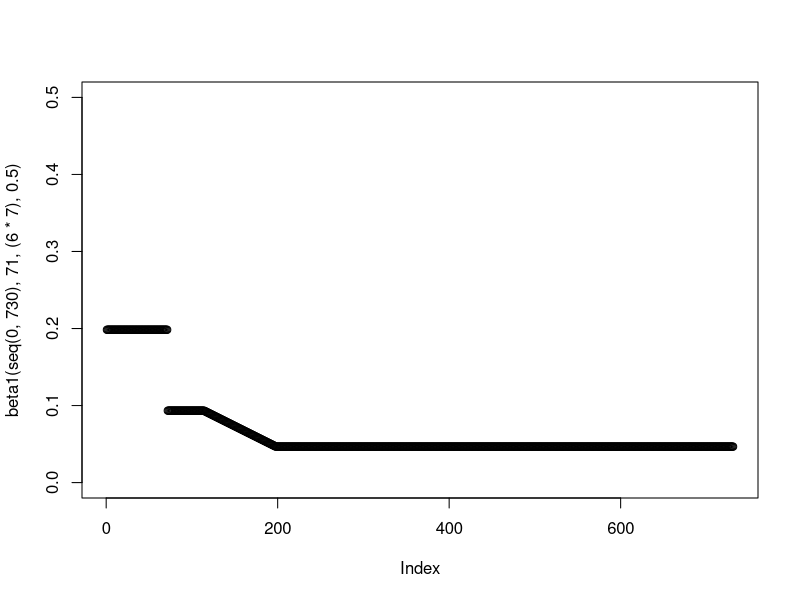
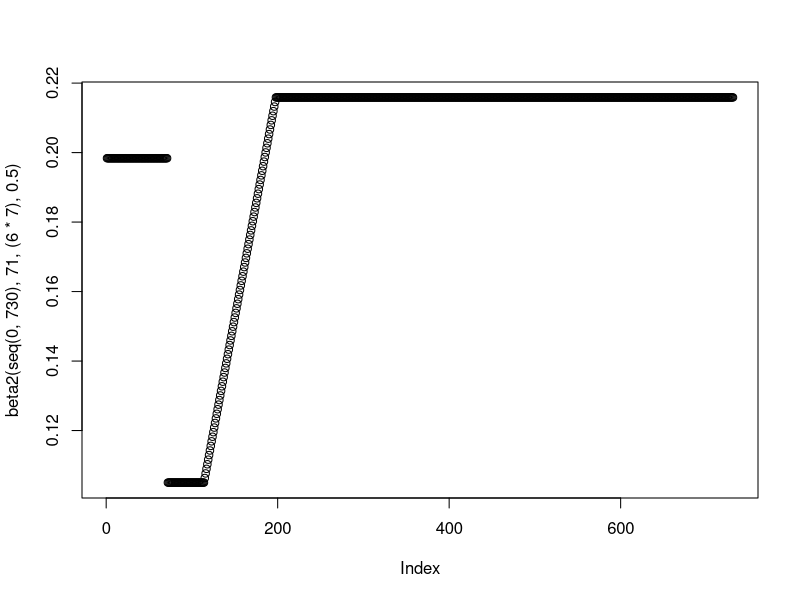
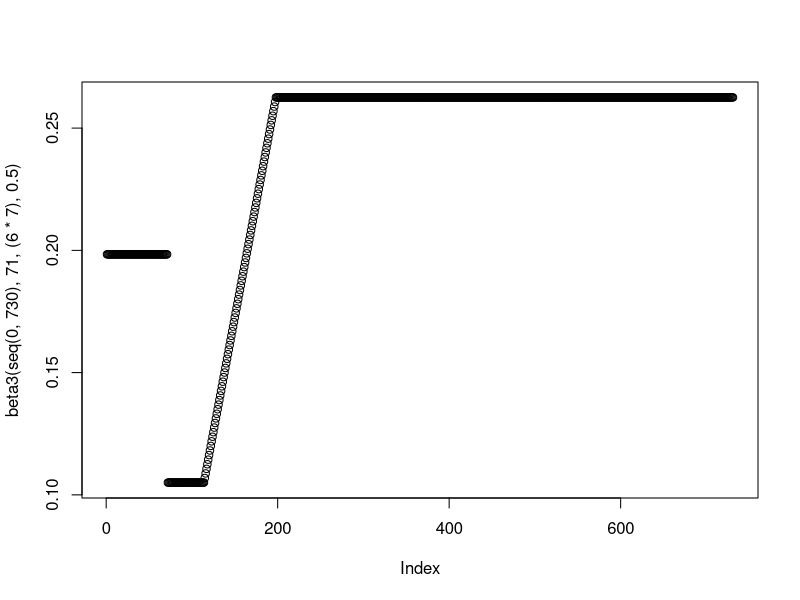
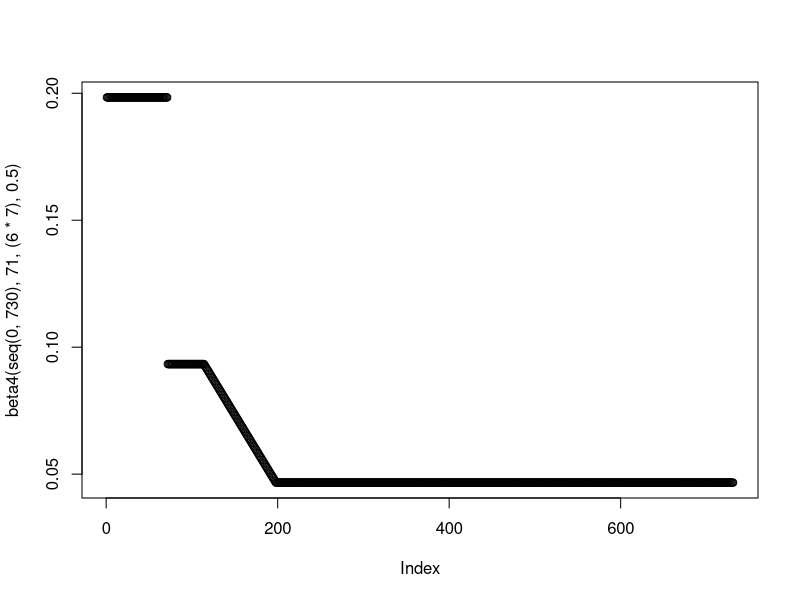
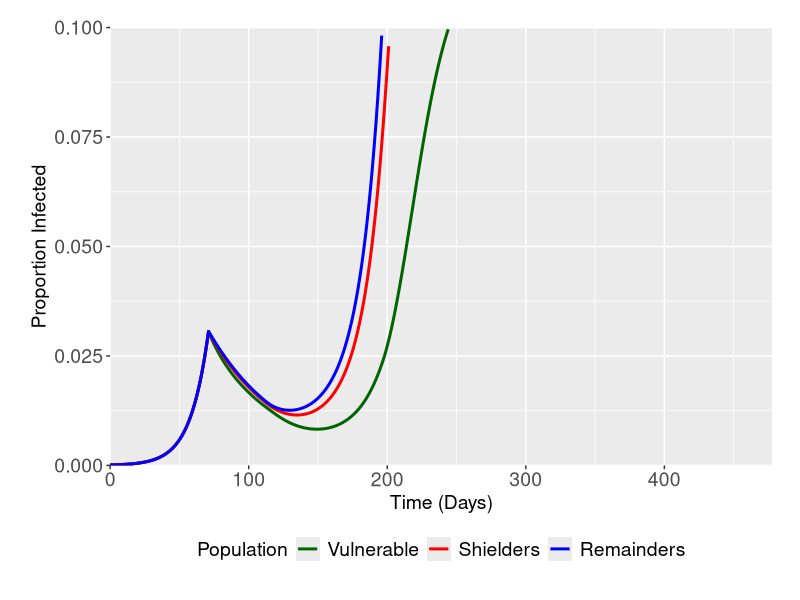
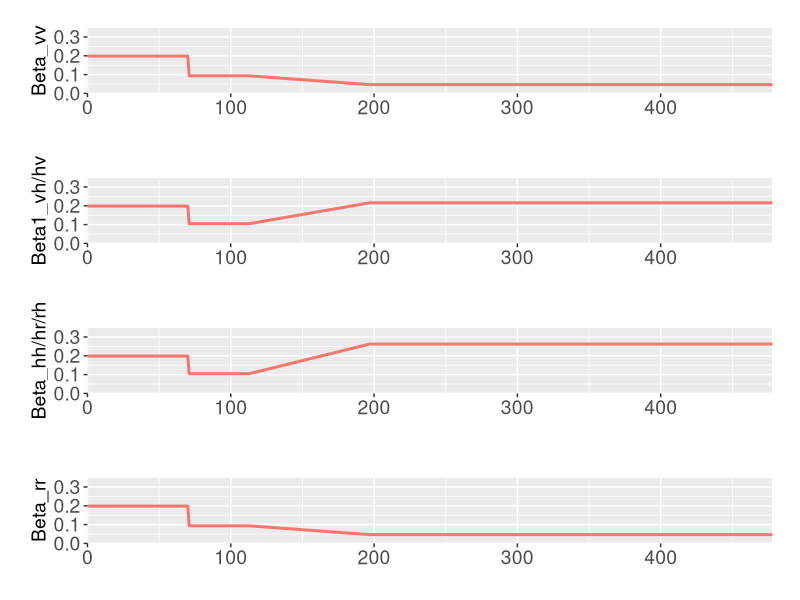

Write R code to recreate these figures, in order.
rm(list=ls())
library("deSolve"); library("ggplot2"); library("ggpubr"); library("reshape2"); library("dplyr"); library("RColorBrewer")

#### Model Functions ####

#Function for the generation time/(1/gamma) parameter
GenTime <- function(T2, R0) {
  G = T2 * ((R0-1)/log(2))
  return(G)
}

#Function to model intervention - currently set at baseline - added additional functionality to it
beta1 <- function(time, tstart1, tdur, scaling) {
  beta1_2 <- (0.8*(1/(GenTime(3.3,2.8))))*scaling
  betalin <- approxfun(x=c(tstart1+tdur, tstart1+tdur+(12*7)), y = c(0.8*(1/(GenTime(3.3,2.8))), beta1_2), method="linear", rule  =2)
  ifelse((time >= tstart1 & time <= tstart1+tdur), #Phase 2
         0.8*(1/(GenTime(3.3,2.8))),
         ifelse((time >= tstart1+tdur & time <= tstart1+tdur+(12*7)), #Phase 3
                betalin(time),
                ifelse((time >= tstart1+tdur+(12*7) & time <= 730),
                       beta1_2,
                       1.7*(1/(GenTime(3.3,2.8))))))}

plot(beta1(seq(0,730), 71, (6*7), 0.5), ylim = c(0,0.5))

beta2 <- function(time, tstart1, tdur, scaling) {
  beta1_2 <- (2.8*(1/(GenTime(3.3,2.8))) - ((2.8*(1/(GenTime(3.3,2.8))) - 0.9*(1/(GenTime(3.3,2.8))))*scaling))
  betalin <- approxfun(x=c(tstart1+tdur, tstart1+tdur+(12*7)), y = c(0.9*(1/(GenTime(3.3,2.8))), beta1_2), method="linear", rule  =2)
  ifelse((time >= tstart1 & time <= tstart1+tdur), #Phase 2
         0.9*(1/(GenTime(3.3,2.8))),
         ifelse((time >= tstart1+tdur & time <= tstart1+tdur+(12*7)), #Phase 3
                betalin(time),
                ifelse((time >= tstart1+tdur+(12*7) & time <= 730),
                       beta1_2,
                       1.7*(1/(GenTime(3.3,2.8))))))}

plot(beta2(seq(0,730), 71, (6*7), 0.5))

beta3 <- function(time, tstart1, tdur, scaling) {
  beta1_2 <- (2.8*(1/(GenTime(3.3,2.8))) - ((2.8*(1/(GenTime(3.3,2.8))) - 1.7*(1/(GenTime(3.3,2.8))))*scaling))
  betalin <- approxfun(x=c(tstart1+tdur, tstart1+tdur+(12*7)), y = c(0.9*(1/(GenTime(3.3,2.8))), beta1_2), method="linear", rule  =2)
  ifelse((time >= tstart1 & time <= tstart1+tdur), #Phase 2
         0.9*(1/(GenTime(3.3,2.8))),
         ifelse((time >= tstart1+tdur & time <= tstart1+tdur+(12*7)), #Phase 3
                betalin(time),
                ifelse((time >= tstart1+tdur+(12*7) & time <= 730),
                       beta1_2,
                       1.7*(1/(GenTime(3.3,2.8))))))}

plot(beta3(seq(0,730), 71, (6*7), 0.5))


beta4 <- function(time,tstart1,tdur,scaling) {
  beta1_2 <- (0.8*(1/(GenTime(3.3,2.8)))) *scaling
  betalin <- approxfun(x=c(tstart1+tdur, tstart1+tdur+(12*7)), y = c(0.8*(1/(GenTime(3.3,2.8))), beta1_2), method="linear", rule  =2)
  ifelse((time >= tstart1 & time <= tstart1+tdur), #Phase 2
         0.8*(1/(GenTime(3.3,2.8))),
         ifelse((time >= tstart1+tdur & time <= tstart1+tdur+(12*7)), #Phase 3
                betalin(time),
                ifelse((time >= tstart1+tdur+(12*7) & time <= 730),
                       beta1_2,
                       1.7*(1/(GenTime(3.3,2.8))))))}

plot(beta4(seq(0,730), 71, (6*7), 0.5))

#Function for Shielded/non-Shielded Pop
SIRS <- function(time, state, parameters) {
  with(as.list(c(state, parameters)), {
    
    dSv = - beta1(time,tstart1,tdur,scaling)*Iv*Sv - 
      beta1(time,tstart1,tdur,scaling)*Is*Sv - 
      beta4(time,tstart1,tdur,scaling)*Ir1*Sv - 
      beta4(time,tstart1,tdur,scaling)*Ir2*Sv - 
      beta4(time,tstart1,tdur,scaling)*Ir3*Sv + gamma*Iv
    
    dSs = - beta1(time,tstart1,tdur,scaling)*Iv*Ss - 
      beta1(time,tstart1,tdur,scaling)*Is*Ss -
      beta2(time,tstart1,tdur,scaling)*Ir1*Ss -
      beta2(time,tstart1,tdur,scaling)*Ir2*Ss -
      beta2(time,tstart1,tdur,scaling)*Ir3*Ss + gamma*Is

    dSr1 = - beta4(time,tstart1,tdur,scaling)*Iv*Sr1 - 
      beta2(time,tstart1,tdur,scaling)*Is*Sr1 - 
      beta3(time,tstart1,tdur,scaling)*Ir1*Sr1 - 
      beta3(time,tstart1,tdur,scaling)*Ir2*Sr1 - 
      beta3(time,tstart1,tdur,scaling)*Ir3*Sr1 + gamma*Ir1
      
    dSr2 = - beta4(time,tstart1,tdur,scaling)*Iv*Sr2 -
      beta2(time,tstart1,tdur,scaling)*Is*Sr2 -
      beta3(time,tstart1,tdur,scaling)*Ir1*Sr2 -
      beta3(time,tstart1,tdur,scaling)*Ir2*Sr2 -
      beta3(time,tstart1,tdur,scaling)*Ir3*Sr2 + gamma*Ir2
      
    dSr3 = - beta4(time,tstart1,tdur,scaling)*Iv*Sr3 -
      beta2(time,tstart1,tdur,scaling)*Is*Sr3 -
      beta3(time,tstart1,tdur,scaling)*Ir1*Sr3 -
      beta3(time,tstart1,tdur,scaling)*Ir2*Sr3 -
      beta3(time,tstart1,tdur,scaling)*Ir3*Sr3 + gamma*Ir3
    
    
    
    dIv = beta1(time,tstart1,tdur,scaling)*Iv*Sv + 
      beta1(time,tstart1,tdur,scaling)*Is*Sv + 
      beta4(time,tstart1,tdur,scaling)*Ir1*Sv + 
      beta4(time,tstart1,tdur,scaling)*Ir2*Sv + 
      beta4(time,tstart1,tdur,scaling)*Ir3*Sv - gamma*Iv
    
    dIs = beta1(time,tstart1,tdur,scaling)*Iv*Ss + 
      beta1(time,tstart1,tdur,scaling)*Is*Ss +
      beta2(time,tstart1,tdur,scaling)*Ir1*Ss +
      beta2(time,tstart1,tdur,scaling)*Ir2*Ss +
      beta2(time,tstart1,tdur,scaling)*Ir3*Ss - gamma*Is
    
    dIr1 = beta4(time,tstart1,tdur,scaling)*Iv*Sr1 +
      beta2(time,tstart1,tdur,scaling)*Is*Sr1 +
      beta3(time,tstart1,tdur,scaling)*Ir1*Sr1 + 
      beta3(time,tstart1,tdur,scaling)*Ir2*Sr1 + 
      beta3(time,tstart1,tdur,scaling)*Ir3*Sr1 - gamma*Ir1
    
    dIr2 = beta4(time,tstart1,tdur,scaling)*Iv*Sr2 +
      beta2(time,tstart1,tdur,scaling)*Is*Sr2 +
      beta3(time,tstart1,tdur,scaling)*Ir1*Sr2 +
      beta3(time,tstart1,tdur,scaling)*Ir2*Sr2 +
      beta3(time,tstart1,tdur,scaling)*Ir3*Sr2 - gamma*Ir2
    
    dIr3 = beta4(time,tstart1,tdur,scaling)*Iv*Sr3 +
      beta2(time,tstart1,tdur,scaling)*Is*Sr3 +
      beta3(time,tstart1,tdur,scaling)*Ir1*Sr3 +
      beta3(time,tstart1,tdur,scaling)*Ir2*Sr3 +
      beta3(time,tstart1,tdur,scaling)*Ir3*Sr3 - gamma*Ir3
    
    
    return(list(c(dSv, dSs, dSr1, dSr2, dSr3,
                  dIv, dIs, dIr1, dIr2, dIr3)))
  })
}

#### Testing the Model Structure + Obtaining Specific Information from Model Runs ####

#Initial Conditions and Times

init <- c(Sv = 0.2 - 0.0001*0.2, Ss = 0.2 - 0.0001*0.2, 
          Sr1 = 0.2 - 0.0001*0.2, Sr2 = 0.2 - 0.0001*0.2, Sr3 = 0.2 - 0.0001*0.2,
          
          Iv = 0.0001*0.2, Is = 0.0001*0.2, Ir1 = 0.0001*0.2, Ir2 = 0.0001*0.2, Ir3 = 0.0001*0.2)

times <- seq(0, 478, by = 1)

parms = c(gamma = 1/(GenTime(3.3,2.8)), 
          zeta = 1/365,
          tstart1 = 71, 
          tdur = 6*7,
          scaling = 0.5) #CAN VARY THIS - DEPENDING ON FACTOR EXPLORED

out1 <- data.frame(ode(y = init, func = SIRS, times = times, parms = parms))

out1$RemS <- out1$Sr1 + out1$Sr2 + out1$Sr3
out1$RemI <- out1$Ir1 + out1$Ir2 + out1$Ir3

out1$Sv <- out1$Sv/0.20; out1$Ss <- out1$Ss/0.20; out1$RemS <- out1$RemS/0.60
out1$Iv <- out1$Iv/0.20; out1$Is <- out1$Is/0.20; out1$RemI <- out1$RemI/0.60

out1$Beta1 <- beta1(times, 71, (6*7), as.numeric(parms[5])) 
out1$Beta2 <- beta2(times, 71, (6*7), as.numeric(parms[5])) 
out1$Beta3 <- beta3(times, 71, (6*7), as.numeric(parms[5]))
out1$Beta4 <- beta4(times, 71, (6*7), as.numeric(parms[5]))


colnames(out1) <- c("Time", "Suscv", "Suscs", "Suscr1", "Suscr2","Suscr3", 
                    "Infected_Iv", "Infected_Is", "Infected_Ir1", "Infected_Ir2", "Infected_Ir3",
                    "RemSusc", "RemInf",
                    "Beta_1", "Beta_2", "Beta_3", "Beta_4")

statsinfecv <- melt(out1, id.vars = c("Time"), measure.vars = c("Infected_Iv", "Infected_Is", "RemInf"))
statsbeta1 <- melt(out1, id.vars =  c("Time"), measure.vars = c("Beta_1"))
statsbeta2 <- melt(out1, id.vars =  c("Time"), measure.vars = c("Beta_2"))
statsbeta3 <- melt(out1, id.vars =  c("Time"), measure.vars = c("Beta_3"))
statsbeta4 <- melt(out1, id.vars =  c("Time"), measure.vars = c("Beta_4"))

#### Aggregated Plots ####
ggplot(data = statsinfecv, aes(x = (Time), y = value, col = variable)) + geom_line(size = 1.02, stat = "identity") +
  labs(x ="Time (Days)", y = "Proportion Infected", color = "Population") + scale_y_continuous(limits = c(0,0.1), expand = c(0,0)) +
  theme(legend.position = "bottom", legend.title = element_text(size=14), legend.text=element_text(size=14),  axis.text=element_text(size=14),
        axis.title.y=element_text(size=14),axis.title.x = element_text(size=14), 
        legend.spacing.x = unit(0.3, 'cm'), plot.margin=unit(c(0.7,0.7,0.8,0.8),"cm")) + scale_x_continuous(expand = c(0, 0)) + 
  scale_color_manual(values=c('darkgreen','red','blue'), labels= c("Vulnerable", "Shielders", "Remainders"))

pbeta1 <- ggplot(data = statsbeta1, aes(x = (Time), y = value, col = variable)) + geom_line(size = 1.02, stat = "identity") +
  labs(x ="Time (Days)", y = "Beta_vv") + scale_y_continuous(limits = c(0,0.35),  expand = c(0,0)) +
  theme(legend.position = "none", legend.title = element_text(size=14), legend.text=element_text(size=14),  axis.text=element_text(size=14),
        axis.title.y=element_text(size=14),axis.title.x= element_blank(), 
        legend.spacing.x = unit(0.3, 'cm'), plot.margin=unit(c(0.7,0.7,0.8,0.8),"cm")) + scale_x_continuous(expand = c(0, 0)) 

pbeta2 <- ggplot(data = statsbeta2, aes(x = (Time), y = value, col = variable)) + geom_line(size = 1.02, stat = "identity") +
  labs(x ="Time (Days)", y = "Beta1_vh/hv") + scale_y_continuous(limits = c(0,0.35),  expand = c(0,0)) +
  theme(legend.position = "none", legend.title = element_text(size=14), legend.text=element_text(size=14),  axis.text=element_text(size=14),
        axis.title.y=element_text(size=14),axis.title.x= element_blank(), 
        legend.spacing.x = unit(0.3, 'cm'), plot.margin=unit(c(0.7,0.7,0.8,0.8),"cm")) + scale_x_continuous(expand = c(0, 0)) 

pbeta3 <- ggplot(data = statsbeta3, aes(x = (Time), y = value, col = variable)) + geom_line(size = 1.02, stat = "identity") +
  labs(x ="Time (Days)", y = "Beta_hh/hr/rh") + scale_y_continuous(limits = c(0,0.35),  expand = c(0,0)) +
  theme(legend.position = "none", legend.title = element_text(size=14), legend.text=element_text(size=14),  axis.text=element_text(size=14),
        axis.title.y=element_text(size=14),axis.title.x= element_blank(), 
        legend.spacing.x = unit(0.3, 'cm'), plot.margin=unit(c(0.7,0.7,0.8,0.8),"cm")) + scale_x_continuous(expand = c(0, 0)) 

pbeta4 <- ggplot(data = statsbeta4, aes(x = (Time), y = value, col = variable)) + geom_line(size = 1.02, stat = "identity") +
  labs(x ="Time (Days)", y = "Beta_rr") + scale_y_continuous(limits = c(0,0.35),  expand = c(0,0)) +
  theme(legend.position = "none", legend.title = element_text(size=14), legend.text=element_text(size=14),  axis.text=element_text(size=14),
        axis.title.y=element_text(size=14),axis.title.x= element_blank(), 
        legend.spacing.x = unit(0.3, 'cm'), plot.margin=unit(c(0.7,0.7,0.8,0.8),"cm")) + scale_x_continuous(expand = c(0, 0)) 

ggarrange(pbeta1, pbeta2, pbeta3, pbeta4, nrow = 4, ncol = 1, heights = c(0.2, 0.2, 0.2, 0.2)) 
